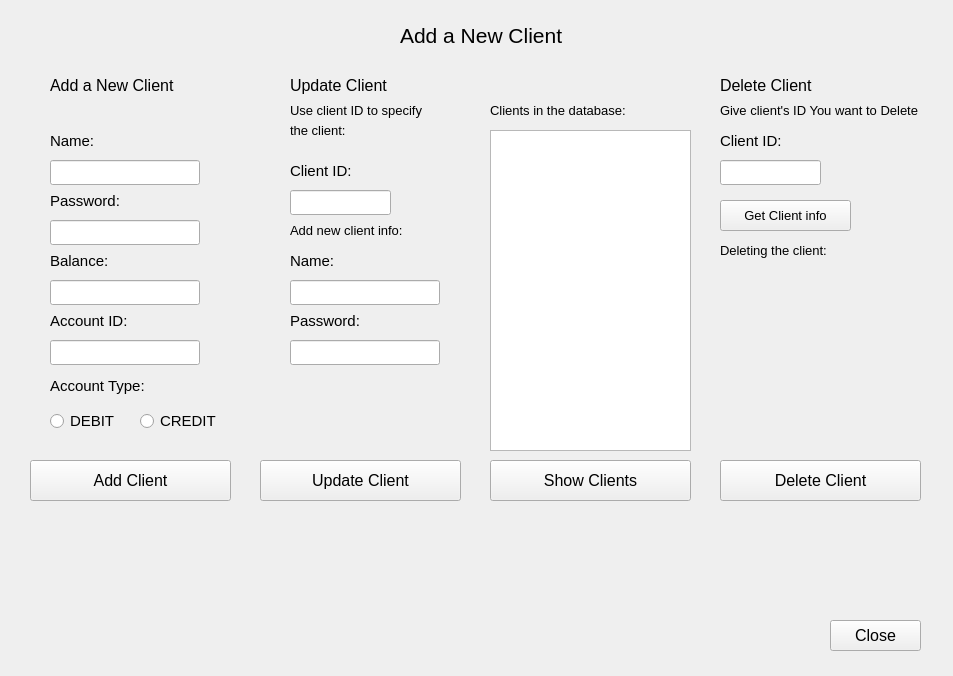
<?xml version="1.0" encoding="UTF-8"?>
<ui version="4.0">
 <class>ClientAdder</class>
 <widget class="QWidget" name="ClientAdder">
  <property name="geometry">
   <rect>
    <x>0</x>
    <y>0</y>
    <width>953</width>
    <height>676</height>
   </rect>
  </property>
  <property name="windowTitle">
   <string>Form</string>
  </property>
  <widget class="QPushButton" name="btnShowClients">
   <property name="geometry">
    <rect>
     <x>490</x>
     <y>460</y>
     <width>201</width>
     <height>41</height>
    </rect>
   </property>
   <property name="font">
    <font>
     <pointsize>12</pointsize>
    </font>
   </property>
   <property name="text">
    <string>Show Clients</string>
   </property>
  </widget>
  <widget class="QLabel" name="label_25">
   <property name="geometry">
    <rect>
     <x>490</x>
     <y>100</y>
     <width>181</width>
     <height>21</height>
    </rect>
   </property>
   <property name="font">
    <font>
     <pointsize>10</pointsize>
    </font>
   </property>
   <property name="text">
    <string>Clients in the database:</string>
   </property>
  </widget>
  <widget class="QLabel" name="label_18">
   <property name="geometry">
    <rect>
     <x>290</x>
     <y>160</y>
     <width>101</width>
     <height>21</height>
    </rect>
   </property>
   <property name="font">
    <font>
     <pointsize>11</pointsize>
    </font>
   </property>
   <property name="text">
    <string>Client ID:</string>
   </property>
  </widget>
  <widget class="QLabel" name="label_20">
   <property name="geometry">
    <rect>
     <x>290</x>
     <y>310</y>
     <width>91</width>
     <height>21</height>
    </rect>
   </property>
   <property name="font">
    <font>
     <pointsize>11</pointsize>
    </font>
   </property>
   <property name="text">
    <string>Password:</string>
   </property>
  </widget>
  <widget class="QLineEdit" name="updateId">
   <property name="geometry">
    <rect>
     <x>290</x>
     <y>190</y>
     <width>101</width>
     <height>25</height>
    </rect>
   </property>
   <property name="font">
    <font>
     <pointsize>12</pointsize>
    </font>
   </property>
  </widget>
  <widget class="QLabel" name="label_2">
   <property name="geometry">
    <rect>
     <x>400</x>
     <y>20</y>
     <width>221</width>
     <height>31</height>
    </rect>
   </property>
   <property name="font">
    <font>
     <pointsize>16</pointsize>
    </font>
   </property>
   <property name="text">
    <string>Add a New Client</string>
   </property>
  </widget>
  <widget class="QLabel" name="label_14">
   <property name="geometry">
    <rect>
     <x>50</x>
     <y>250</y>
     <width>91</width>
     <height>21</height>
    </rect>
   </property>
   <property name="font">
    <font>
     <pointsize>11</pointsize>
    </font>
   </property>
   <property name="text">
    <string>Balance:</string>
   </property>
  </widget>
  <widget class="QLabel" name="label_8">
   <property name="geometry">
    <rect>
     <x>720</x>
     <y>70</y>
     <width>191</width>
     <height>31</height>
    </rect>
   </property>
   <property name="font">
    <font>
     <pointsize>12</pointsize>
    </font>
   </property>
   <property name="text">
    <string>Delete Client</string>
   </property>
  </widget>
  <widget class="QLabel" name="label_7">
   <property name="geometry">
    <rect>
     <x>290</x>
     <y>70</y>
     <width>191</width>
     <height>31</height>
    </rect>
   </property>
   <property name="font">
    <font>
     <pointsize>12</pointsize>
    </font>
   </property>
   <property name="text">
    <string>Update Client</string>
   </property>
  </widget>
  <widget class="QLabel" name="label_16">
   <property name="geometry">
    <rect>
     <x>50</x>
     <y>370</y>
     <width>121</width>
     <height>31</height>
    </rect>
   </property>
   <property name="font">
    <font>
     <pointsize>11</pointsize>
    </font>
   </property>
   <property name="text">
    <string>Account Type:</string>
   </property>
  </widget>
  <widget class="QLineEdit" name="addBalance">
   <property name="geometry">
    <rect>
     <x>50</x>
     <y>280</y>
     <width>150</width>
     <height>25</height>
    </rect>
   </property>
   <property name="font">
    <font>
     <pointsize>12</pointsize>
    </font>
   </property>
  </widget>
  <widget class="QLineEdit" name="updatePassword">
   <property name="geometry">
    <rect>
     <x>290</x>
     <y>340</y>
     <width>150</width>
     <height>25</height>
    </rect>
   </property>
   <property name="font">
    <font>
     <pointsize>12</pointsize>
    </font>
   </property>
  </widget>
  <widget class="QLineEdit" name="addUsername">
   <property name="geometry">
    <rect>
     <x>50</x>
     <y>160</y>
     <width>150</width>
     <height>25</height>
    </rect>
   </property>
   <property name="font">
    <font>
     <pointsize>12</pointsize>
    </font>
   </property>
  </widget>
  <widget class="QLabel" name="label_21">
   <property name="geometry">
    <rect>
     <x>720</x>
     <y>130</y>
     <width>101</width>
     <height>21</height>
    </rect>
   </property>
   <property name="font">
    <font>
     <pointsize>11</pointsize>
    </font>
   </property>
   <property name="text">
    <string>Client ID:</string>
   </property>
  </widget>
  <widget class="QLabel" name="label">
   <property name="geometry">
    <rect>
     <x>50</x>
     <y>70</y>
     <width>191</width>
     <height>31</height>
    </rect>
   </property>
   <property name="font">
    <font>
     <pointsize>12</pointsize>
    </font>
   </property>
   <property name="text">
    <string>Add a New Client</string>
   </property>
  </widget>
  <widget class="QPushButton" name="btnUpdateClient">
   <property name="geometry">
    <rect>
     <x>260</x>
     <y>460</y>
     <width>201</width>
     <height>41</height>
    </rect>
   </property>
   <property name="font">
    <font>
     <pointsize>12</pointsize>
    </font>
   </property>
   <property name="text">
    <string>Update Client</string>
   </property>
  </widget>
  <widget class="QLineEdit" name="addPassword">
   <property name="geometry">
    <rect>
     <x>50</x>
     <y>220</y>
     <width>150</width>
     <height>25</height>
    </rect>
   </property>
   <property name="font">
    <font>
     <pointsize>12</pointsize>
    </font>
   </property>
  </widget>
  <widget class="QPushButton" name="btnAddClient">
   <property name="geometry">
    <rect>
     <x>30</x>
     <y>460</y>
     <width>201</width>
     <height>41</height>
    </rect>
   </property>
   <property name="font">
    <font>
     <pointsize>12</pointsize>
    </font>
   </property>
   <property name="text">
    <string>Add Client</string>
   </property>
  </widget>
  <widget class="QLabel" name="labelDelClientID">
   <property name="geometry">
    <rect>
     <x>720</x>
     <y>270</y>
     <width>71</width>
     <height>21</height>
    </rect>
   </property>
   <property name="font">
    <font>
     <pointsize>11</pointsize>
    </font>
   </property>
   <property name="text">
    <string/>
   </property>
  </widget>
  <widget class="QLabel" name="label_9">
   <property name="geometry">
    <rect>
     <x>290</x>
     <y>250</y>
     <width>61</width>
     <height>21</height>
    </rect>
   </property>
   <property name="font">
    <font>
     <pointsize>11</pointsize>
    </font>
   </property>
   <property name="text">
    <string>Name:</string>
   </property>
  </widget>
  <widget class="QTextEdit" name="txtClients">
   <property name="geometry">
    <rect>
     <x>490</x>
     <y>130</y>
     <width>201</width>
     <height>321</height>
    </rect>
   </property>
   <property name="font">
    <font>
     <pointsize>12</pointsize>
    </font>
   </property>
  </widget>
  <widget class="QLabel" name="label_23">
   <property name="geometry">
    <rect>
     <x>720</x>
     <y>240</y>
     <width>151</width>
     <height>21</height>
    </rect>
   </property>
   <property name="font">
    <font>
     <pointsize>10</pointsize>
    </font>
   </property>
   <property name="text">
    <string>Deleting the client:</string>
   </property>
  </widget>
  <widget class="QLineEdit" name="deleteId">
   <property name="geometry">
    <rect>
     <x>720</x>
     <y>160</y>
     <width>101</width>
     <height>25</height>
    </rect>
   </property>
   <property name="font">
    <font>
     <pointsize>12</pointsize>
    </font>
   </property>
  </widget>
  <widget class="QLabel" name="label_17">
   <property name="geometry">
    <rect>
     <x>290</x>
     <y>100</y>
     <width>181</width>
     <height>21</height>
    </rect>
   </property>
   <property name="font">
    <font>
     <pointsize>10</pointsize>
    </font>
   </property>
   <property name="text">
    <string>Use client ID to specify</string>
   </property>
  </widget>
  <widget class="QLabel" name="accTy">
   <property name="geometry">
    <rect>
     <x>170</x>
     <y>380</y>
     <width>71</width>
     <height>16</height>
    </rect>
   </property>
   <property name="font">
    <font>
     <pointsize>11</pointsize>
    </font>
   </property>
   <property name="text">
    <string/>
   </property>
  </widget>
  <widget class="QLabel" name="label_24">
   <property name="geometry">
    <rect>
     <x>290</x>
     <y>120</y>
     <width>101</width>
     <height>21</height>
    </rect>
   </property>
   <property name="font">
    <font>
     <pointsize>10</pointsize>
    </font>
   </property>
   <property name="text">
    <string>the client:</string>
   </property>
  </widget>
  <widget class="QLabel" name="label_4">
   <property name="geometry">
    <rect>
     <x>50</x>
     <y>190</y>
     <width>91</width>
     <height>21</height>
    </rect>
   </property>
   <property name="font">
    <font>
     <pointsize>11</pointsize>
    </font>
   </property>
   <property name="text">
    <string>Password:</string>
   </property>
  </widget>
  <widget class="QLabel" name="label_3">
   <property name="geometry">
    <rect>
     <x>50</x>
     <y>130</y>
     <width>61</width>
     <height>21</height>
    </rect>
   </property>
   <property name="font">
    <font>
     <pointsize>11</pointsize>
    </font>
   </property>
   <property name="text">
    <string>Name:</string>
   </property>
  </widget>
  <widget class="QPushButton" name="btnClientInfo">
   <property name="geometry">
    <rect>
     <x>720</x>
     <y>200</y>
     <width>131</width>
     <height>31</height>
    </rect>
   </property>
   <property name="font">
    <font>
     <pointsize>10</pointsize>
    </font>
   </property>
   <property name="text">
    <string>Get Client info</string>
   </property>
  </widget>
  <widget class="QLabel" name="labelInfo">
   <property name="geometry">
    <rect>
     <x>70</x>
     <y>520</y>
     <width>861</width>
     <height>71</height>
    </rect>
   </property>
   <property name="font">
    <font>
     <pointsize>12</pointsize>
    </font>
   </property>
   <property name="text">
    <string/>
   </property>
  </widget>
  <widget class="QRadioButton" name="rbtnCREDIT">
   <property name="geometry">
    <rect>
     <x>140</x>
     <y>410</y>
     <width>97</width>
     <height>22</height>
    </rect>
   </property>
   <property name="font">
    <font>
     <pointsize>11</pointsize>
    </font>
   </property>
   <property name="text">
    <string>CREDIT</string>
   </property>
  </widget>
  <widget class="QLabel" name="labelDelClientName">
   <property name="geometry">
    <rect>
     <x>720</x>
     <y>300</y>
     <width>141</width>
     <height>21</height>
    </rect>
   </property>
   <property name="font">
    <font>
     <pointsize>11</pointsize>
    </font>
   </property>
   <property name="text">
    <string/>
   </property>
  </widget>
  <widget class="QLabel" name="label_19">
   <property name="geometry">
    <rect>
     <x>290</x>
     <y>220</y>
     <width>151</width>
     <height>21</height>
    </rect>
   </property>
   <property name="font">
    <font>
     <pointsize>10</pointsize>
    </font>
   </property>
   <property name="text">
    <string>Add new client info:</string>
   </property>
  </widget>
  <widget class="QRadioButton" name="rbtnDEBIT">
   <property name="geometry">
    <rect>
     <x>50</x>
     <y>410</y>
     <width>97</width>
     <height>22</height>
    </rect>
   </property>
   <property name="font">
    <font>
     <pointsize>11</pointsize>
    </font>
   </property>
   <property name="text">
    <string>DEBIT</string>
   </property>
  </widget>
  <widget class="QLineEdit" name="updateName">
   <property name="geometry">
    <rect>
     <x>290</x>
     <y>280</y>
     <width>150</width>
     <height>25</height>
    </rect>
   </property>
   <property name="font">
    <font>
     <pointsize>12</pointsize>
    </font>
   </property>
  </widget>
  <widget class="QPushButton" name="btnDeleteClient">
   <property name="geometry">
    <rect>
     <x>720</x>
     <y>460</y>
     <width>201</width>
     <height>41</height>
    </rect>
   </property>
   <property name="font">
    <font>
     <pointsize>12</pointsize>
    </font>
   </property>
   <property name="text">
    <string>Delete Client</string>
   </property>
  </widget>
  <widget class="QLabel" name="label_15">
   <property name="geometry">
    <rect>
     <x>50</x>
     <y>310</y>
     <width>101</width>
     <height>21</height>
    </rect>
   </property>
   <property name="font">
    <font>
     <pointsize>11</pointsize>
    </font>
   </property>
   <property name="text">
    <string>Account ID:</string>
   </property>
  </widget>
  <widget class="QLineEdit" name="addIdAccount">
   <property name="geometry">
    <rect>
     <x>50</x>
     <y>340</y>
     <width>150</width>
     <height>25</height>
    </rect>
   </property>
   <property name="font">
    <font>
     <pointsize>12</pointsize>
    </font>
   </property>
  </widget>
  <widget class="QLabel" name="label_22">
   <property name="geometry">
    <rect>
     <x>720</x>
     <y>100</y>
     <width>211</width>
     <height>21</height>
    </rect>
   </property>
   <property name="font">
    <font>
     <pointsize>10</pointsize>
    </font>
   </property>
   <property name="text">
    <string>Give client's ID You want to Delete</string>
   </property>
  </widget>
  <widget class="QPushButton" name="btnClose">
   <property name="geometry">
    <rect>
     <x>830</x>
     <y>620</y>
     <width>91</width>
     <height>31</height>
    </rect>
   </property>
   <property name="font">
    <font>
     <pointsize>12</pointsize>
    </font>
   </property>
   <property name="text">
    <string>Close</string>
   </property>
  </widget>
 </widget>
 <resources/>
 <connections/>
</ui>
